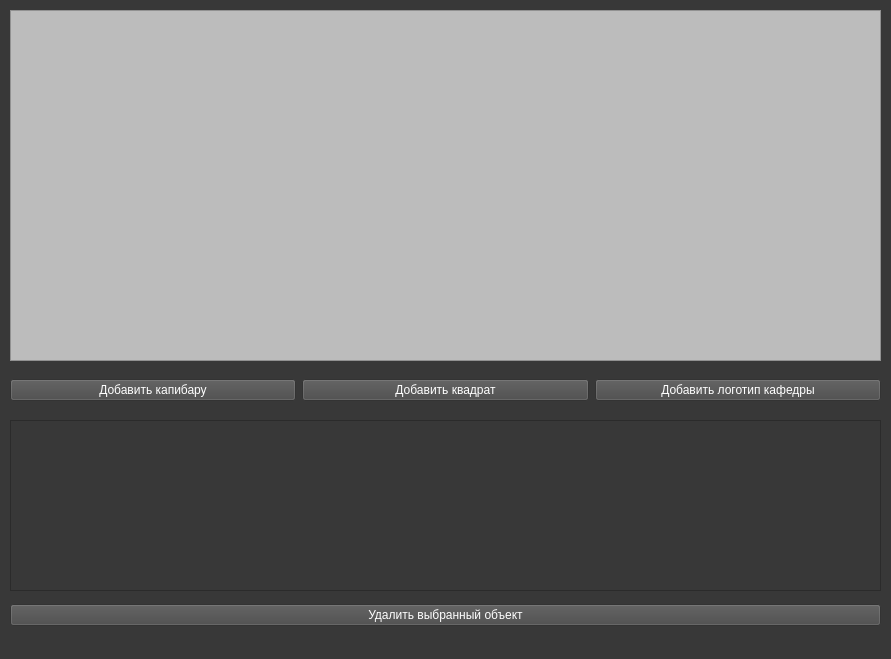
<?xml version="1.0" encoding="UTF-8"?>
<ui version="4.0">
 <class>MainWindow</class>
 <widget class="QMainWindow" name="MainWindow">
  <property name="geometry">
   <rect>
    <x>0</x>
    <y>0</y>
    <width>891</width>
    <height>659</height>
   </rect>
  </property>
  <property name="windowTitle">
   <string>Графическая сцена</string>
  </property>
  <property name="styleSheet">
   <string notr="true">background-color: rgb(56, 56, 56);</string>
  </property>
  <widget class="QWidget" name="centralwidget">
   <widget class="QGraphicsView" name="graphicsView">
    <property name="geometry">
     <rect>
      <x>10</x>
      <y>10</y>
      <width>871</width>
      <height>351</height>
     </rect>
    </property>
    <property name="styleSheet">
     <string notr="true">background-color: rgb(188, 188, 188);</string>
    </property>
   </widget>
   <widget class="QWidget" name="gridLayoutWidget">
    <property name="geometry">
     <rect>
      <x>10</x>
      <y>370</y>
      <width>871</width>
      <height>41</height>
     </rect>
    </property>
    <layout class="QGridLayout" name="gridLayout">
     <item row="0" column="0">
      <widget class="QPushButton" name="pushButton">
       <property name="styleSheet">
        <string notr="true">background-color: rgb(72, 72, 72);
color: rgb(255, 255, 255);</string>
       </property>
       <property name="text">
        <string>Добавить капибару</string>
       </property>
      </widget>
     </item>
     <item row="0" column="1">
      <widget class="QPushButton" name="pushButton_2">
       <property name="styleSheet">
        <string notr="true">background-color: rgb(72, 72, 72);
color: rgb(255, 255, 255);</string>
       </property>
       <property name="text">
        <string>Добавить квадрат</string>
       </property>
      </widget>
     </item>
     <item row="0" column="2">
      <widget class="QPushButton" name="pushButton_3">
       <property name="styleSheet">
        <string notr="true">background-color: rgb(72, 72, 72);
color: rgb(255, 255, 255);</string>
       </property>
       <property name="text">
        <string>Добавить логотип кафедры</string>
       </property>
      </widget>
     </item>
    </layout>
   </widget>
   <widget class="QListWidget" name="listWidget">
    <property name="geometry">
     <rect>
      <x>10</x>
      <y>420</y>
      <width>871</width>
      <height>171</height>
     </rect>
    </property>
    <property name="styleSheet">
     <string notr="true">color: rgb(255, 255, 255);</string>
    </property>
   </widget>
   <widget class="QWidget" name="verticalLayoutWidget">
    <property name="geometry">
     <rect>
      <x>10</x>
      <y>600</y>
      <width>871</width>
      <height>31</height>
     </rect>
    </property>
    <layout class="QVBoxLayout" name="verticalLayout">
     <item>
      <widget class="QPushButton" name="pushButton_4">
       <property name="styleSheet">
        <string notr="true">background-color: rgb(72, 72, 72);
color: rgb(255, 255, 255);</string>
       </property>
       <property name="text">
        <string>Удалить выбранный объект</string>
       </property>
      </widget>
     </item>
    </layout>
   </widget>
  </widget>
  <widget class="QStatusBar" name="statusbar"/>
 </widget>
 <resources/>
 <connections/>
</ui>
